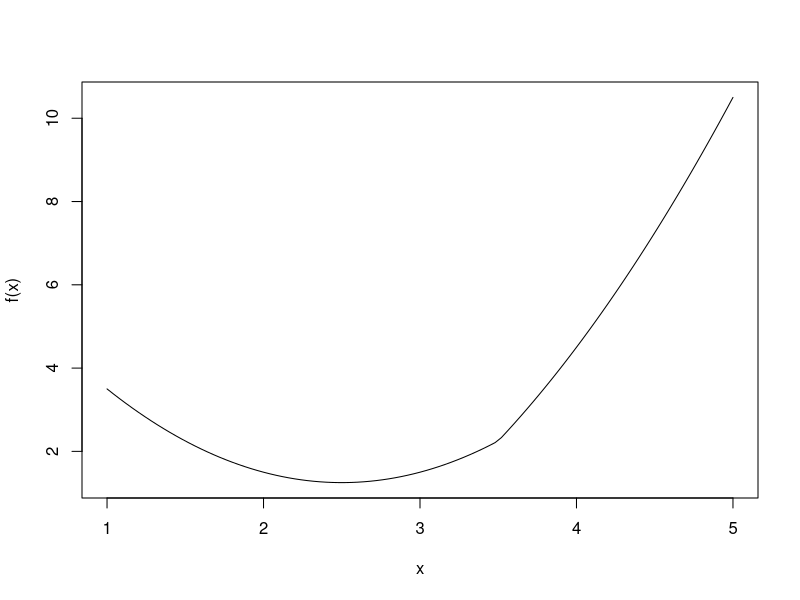

This figure's R source:
## ---- chunk 1
knitr::opts_chunk$set(cache=TRUE, autodep=TRUE, cache.comments=TRUE)
## ---- chunk 2
f <- function(x){
    abs(x - 3.5) + (x -2 )^2
}
curve(f, from = 1, to = 5)
## ---- chunk 3
golden <- function(f, a, b, tol = 1e-7) {
    ratio <- 2 / (sqrt(5) + 1) ## 1/phi, aka "silver ratio".
    x1 <- b - ratio * (b - a)
    x2 <- a + ratio * (b - a)

    f1 <- f(x1)
    f2 <- f(x2)

    while(abs(b - a) > tol){
        if (f2 > f1){
            b <- x2
            x2 <- x1
            f2 <- f1
            x1 <- b - ratio * (b - a)
            f1 <- f(x1)
        } else{
            a <- x1
            x1 <- x2
            f1 <- f2
            x2 <- a + ratio * (b - a)
            f2 <- f(x2)
        }
    }
    return( (a + b) / 2 )
}
## ---- chunk 4
golden(f, 1, 5)
## ---- chunk 5
## observed sample
y <- c(0.04304550, 0.50263474)

## mle takes in the minus log-likelihood as the function to optimize.
mlogL <- function(theta=1) {
    ## minus log-likelihood of exp. density, rate is 1/theta
    ## notice that the function below is for n = length(y) observations
    return( - (length(y) * log(theta) - theta * sum(y)) )
}

require(stats4)
fit <- stats4::mle(mlogL)
summary(fit)
## ---- chunk 6
stats4::mle(mlogL, start = list(theta=1))
stats4::mle(mlogL, start = list(theta=mean(y)))
